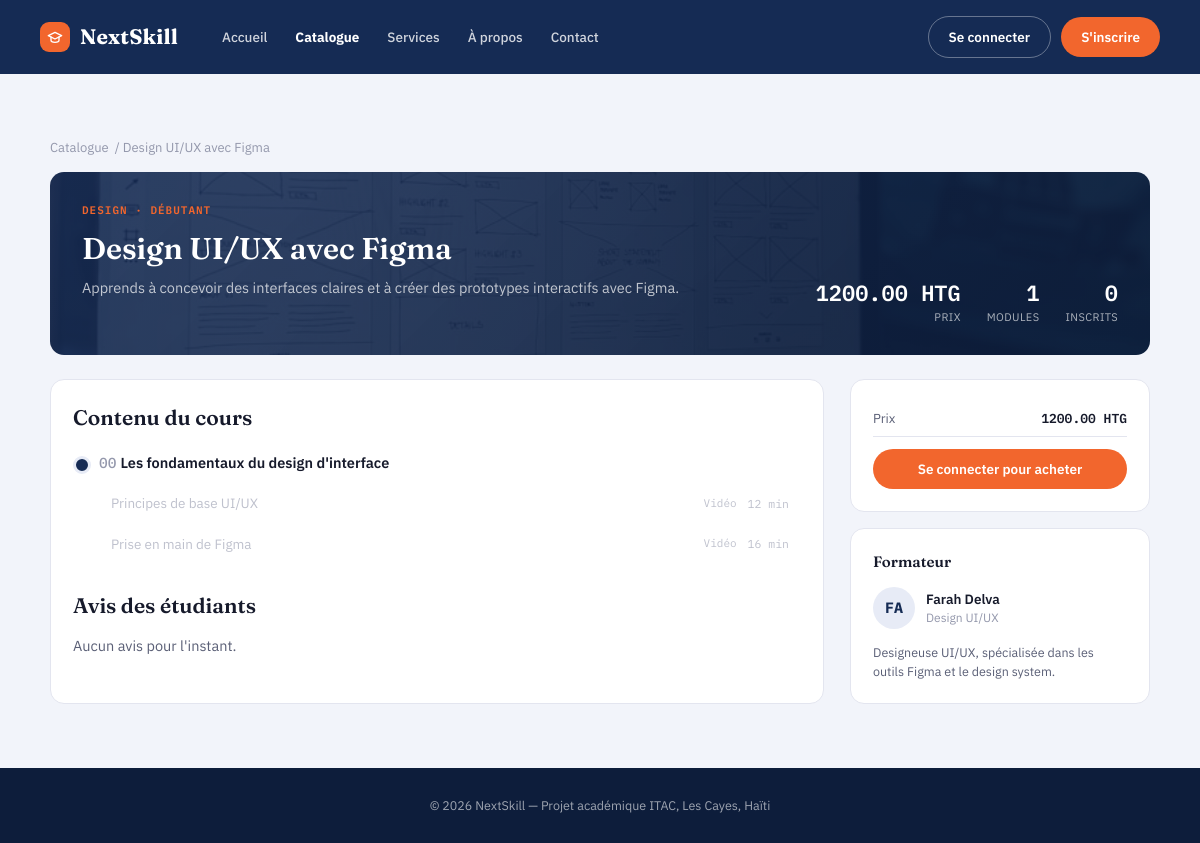
Screenshot of /cours/design-uiux-avec-figma/ with the database file from the repository.
### courses/models.py (models this page shows, shortened)
class Cours(models.Model):
    class Niveau(models.TextChoices):  # niveau de difficulté affiché sur la fiche cours
        DEBUTANT = "debutant", "Débutant"
        INTERMEDIAIRE = "intermediaire", "Intermédiaire"
        AVANCE = "avance", "Avancé"
    class Statut(models.TextChoices):  # cycle de vie d'un cours, du brouillon à la publication
        BROUILLON = "brouillon", "Brouillon"
        EN_ATTENTE = "en_attente", "En attente de validation"  # soumis par le formateur, attend l'admin
        PUBLIE = "publie", "Publié"  # visible dans le catalogue public
        REJETE = "rejete", "Rejeté"  # refusé par l'administration
    titre = models.CharField(max_length=200)
    slug = models.SlugField(max_length=220, unique=True, blank=True)  # généré automatiquement dans save(), jamais saisi à la main
    description = models.TextField()  # obligatoire, contrairement à celle de Categorie
    niveau = models.CharField(max_length=20, choices=Niveau.choices, default=Niveau.DEBUTANT)
    langue = models.CharField(max_length=50, default="Français")
    prix = models.DecimalField(
        max_digits=8,  # jusqu'à 999999.99
        decimal_places=2,
        default=Decimal("0.00"),
        help_text="Prix du cours en gourdes. 0 = cours gratuit.",
    )
    image_couverture = models.ImageField(upload_to="cours/couvertures/", blank=True, null=True)  # affichée dans le catalogue et le détail
    statut = models.CharField(max_length=20, choices=Statut.choices, default=Statut.BROUILLON)
    date_creation = models.DateTimeField(auto_now_add=True)  # figée à la création
    date_maj = models.DateTimeField(auto_now=True)  # mise à jour à chaque save()
    formateur = models.ForeignKey(
        settings.AUTH_USER_MODEL,
        on_delete=models.CASCADE,  # si le formateur est supprimé, ses cours le sont aussi
        related_name="cours_crees",  # permet d'écrire utilisateur.cours_crees.all()
        limit_choices_to={"role": "formateur"},  # limite le champ dans l'admin aux comptes formateur
    )
    categorie = models.ForeignKey(
        Categorie,
        on_delete=models.PROTECT,  # empêche de supprimer une catégorie tant qu'un cours y est rattaché
        related_name="cours",
    )
    class Meta:
        verbose_name = "Cours"
        verbose_name_plural = "Cours"  # identique au singulier ("des cours"), sinon Django afficherait "Courss"
        ordering = ["-date_creation"]  # les plus récents en premier
    def save(self, *args, **kwargs):
        if not self.slug:  # ne régénère jamais un slug déjà existant, pour ne pas casser les URLs déjà partagées
            self.slug = slugify(self.titre)
        super().save(*args, **kwargs)  # enregistrement réel en base, délégué au parent
    @property
    def nombre_inscrits(self):
        return self.inscriptions.count()  # related_name défini sur Inscription.cours (app enrollments)
    @property
    def nombre_modules(self):
        return self.modules.count()  # related_name défini sur Module.cours ci-dessous

class Categorie(models.Model):
    nom = models.CharField(max_length=100, unique=True)  # unique pour éviter les doublons de catégorie
    description = models.TextField(blank=True)  # facultative
    class Meta:
        verbose_name = "Catégorie"
        verbose_name_plural = "Catégories"
        ordering = ["nom"]  # tri alphabétique par défaut

class Module(models.Model):
    titre = models.CharField(max_length=200)
    ordre = models.PositiveIntegerField(
        default=0,
        help_text="Définit la position du module dans le cours (0, 1, 2...).",
    )
    cours = models.ForeignKey(
        Cours,
        on_delete=models.CASCADE,  # si le cours est supprimé, ses modules le sont aussi
        related_name="modules",
    )
    class Meta:
        verbose_name = "Module"
        verbose_name_plural = "Modules"
        ordering = ["cours", "ordre"]  # affichage dans l'ordre pédagogique voulu par le formateur
        unique_together = ("cours", "ordre")  # deux modules d'un même cours ne peuvent pas partager le même ordre

class Lecon(models.Model):
    class TypeContenu(models.TextChoices):  # détermine quel champ contient le vrai contenu (fichier ou texte)
        VIDEO = "video", "Vidéo"
        PDF = "pdf", "PDF"
        TEXTE = "texte", "Texte"
    titre = models.CharField(max_length=200)
    type_contenu = models.CharField(max_length=10, choices=TypeContenu.choices)
    fichier = models.FileField(
        upload_to="lecons/fichiers/",
        blank=True,  # vide si type_contenu = texte
        null=True,
        help_text="Vidéo (mp4) ou PDF selon le type_contenu.",
    )
    contenu_texte = models.TextField(
        blank=True,  # vide si type_contenu = video/pdf
        help_text="Utilisé uniquement si type_contenu = texte.",
    )
    duree_minutes = models.PositiveIntegerField(blank=True, null=True)  # facultatif, informatif uniquement
    ordre = models.PositiveIntegerField(default=0)
    module = models.ForeignKey(
        Module,
        on_delete=models.CASCADE,  # si le module est supprimé, ses leçons le sont aussi
        related_name="lecons",
    )
    class Meta:
        verbose_name = "Leçon"
        verbose_name_plural = "Leçons"
        ordering = ["module", "ordre"]  # affichage dans l'ordre pédagogique voulu par le formateur
        unique_together = ("module", "ordre")  # deux leçons d'un même module ne peuvent pas partager le même ordre

### accounts/models.py (models this page shows, shortened)
class Utilisateur(AbstractUser):
    class Role(models.TextChoices):  # énumération des rôles possibles (valeur stockée, libellé affiché)
        ETUDIANT = "etudiant", "Étudiant"  # rôle par défaut à l'inscription
        FORMATEUR = "formateur", "Formateur"  # crée et gère des cours
        ADMIN = "admin", "Administrateur"  # valide les cours et supervise la plateforme
    role = models.CharField(
        max_length=20,  # assez long pour contenir la plus longue valeur ("formateur")
        choices=Role.choices,  # limite les valeurs possibles aux 3 rôles définis ci-dessus
        default=Role.ETUDIANT,  # tout nouvel utilisateur est étudiant sauf indication contraire
        help_text="Détermine les permissions et l'interface affichée à l'utilisateur.",
    )
    photo_profil = models.ImageField(
        upload_to="profils/",  # sous-dossier de MEDIA_ROOT où sont stockées les photos
        blank=True,  # facultatif dans les formulaires
        null=True,  # peut être vide en base de données
    )
    bio = models.TextField(
        blank=True,  # facultatif : tous les utilisateurs n'ont pas besoin d'une bio
        help_text="Utilisé principalement pour la page publique d'un formateur.",
    )
    specialite = models.CharField(
        max_length=150,
        blank=True,  # requis uniquement pour un formateur (validé côté formulaire, pas ici)
        help_text="Domaine d'expertise du formateur (ex: Développement web, Data Science).",
    )
    date_inscription = models.DateTimeField(auto_now_add=True)  # rempli automatiquement à la création, jamais modifié ensuite
    class Meta:
        verbose_name = "Utilisateur"  # nom singulier affiché dans l'admin Django
        verbose_name_plural = "Utilisateurs"  # nom pluriel affiché dans l'admin Django
        ordering = ["-date_inscription"]  # les plus récents inscrits apparaissent en premier

### courses/views.py (the view, shortened to what this page needs)
# urls.py: path("cours/<slug:slug>/", views.detail_cours, name="detail"),  # fiche détaillée d'un cours
def detail_cours(request, slug):
    cours = get_object_or_404(
        Cours.objects.select_related("categorie", "formateur").prefetch_related(
            "modules__lecons", "modules__quiz"  # précharge modules+leçons+quiz en 2 requêtes au lieu d'une par module
        ),
        slug=slug,
        statut=Cours.Statut.PUBLIE,  # un cours non publié renvoie une 404, même pour son propre formateur
    )
    stats = cours.avis.aggregate(note_moyenne=Avg("note"))  # moyenne des notes, None si aucun avis
    inscription = None
    lecons_terminees = set()
    mon_avis = None
    return render(
        request,
        "courses/detail.html",
        {
            "cours": cours,
            "avis_liste": cours.avis.select_related("etudiant"),
            "note_moyenne": stats["note_moyenne"],
            "inscription": inscription,
            "lecons_terminees": lecons_terminees,
            "mon_avis": mon_avis,
        },
    )

### courses/templates/courses/detail.html (shortened to what this page needs)
{% extends "pages/base.html" %}
{% block content %}
<section class="section" id="cours-detail">
  <div class="breadcrumb"><a href="{% url 'courses:catalogue' %}">Catalogue</a> / {{ cours.titre }}</div>
  <div class="course-hero"{% if cours.image_couverture %} style="background-image:linear-gradient(135deg, rgba(21,43,84,.88), rgba(13,29,59,.92)), url('{{ cours.image_couverture.url }}');"{% endif %}>
    <div>
      <span class="eyebrow" style="color:var(--accent);">{{ cours.categorie.nom }} · {{ cours.get_niveau_display }}</span>
      <h1>{{ cours.titre }}</h1>
      <p class="subtitle">{{ cours.description }}</p>
    </div>
    <div class="hero-stats">
      <div class="hero-stat">
        <div class="num">{% if cours.prix == 0 %}Gratuit{% else %}{{ cours.prix }} HTG{% endif %}</div>
        <div class="lbl">Prix</div>
      </div>
      <div class="hero-stat"><div class="num">{{ cours.nombre_modules }}</div><div class="lbl">Modules</div></div>
      <div class="hero-stat"><div class="num">{{ cours.nombre_inscrits }}</div><div class="lbl">Inscrits</div></div>
    </div>
  </div>
  <div class="detail-layout">
    <div class="card">
      <h2 style="margin-bottom:18px;">Contenu du cours</h2>
      <div class="module-rail">
        {% for module in cours.modules.all %}
          <div class="module-block">
            <div class="module-head"><span class="mod-index">{{ forloop.counter0|stringformat:"02d" }}</span>{{ module.titre }}</div>
            {% for lecon in module.lecons.all %}
              {% if inscription %}
                <a class="lesson-row" href="{% url 'courses:lecon' cours.slug lecon.id %}">
                  <span class="lesson-title">
                    {% if lecon.id in lecons_terminees %}
                      <svg width="12" height="12" viewBox="0 0 24 24" fill="none" stroke="var(--done)" stroke-width="3" stroke-linecap="round" stroke-linejoin="round" style="vertical-align:-1px;margin-right:3px;"><polyline points="20 6 9 17 4 12"/></svg>
                    {% endif %}{{ lecon.titre }}
                  </span>
                  <span class="lesson-type">{{ lecon.get_type_contenu_display }}</span>
                  {% if lecon.duree_minutes %}<span class="lesson-duration">{{ lecon.duree_minutes }} min</span>{% endif %}
                </a>
              {% else %}
                <div class="lesson-row locked">
                  <span class="lesson-title">{{ lecon.titre }}</span>
                  <span class="lesson-type">{{ lecon.get_type_contenu_display }}</span>
                  {% if lecon.duree_minutes %}<span class="lesson-duration">{{ lecon.duree_minutes }} min</span>{% endif %}
                </div>
              {% endif %}
            {% endfor %}
          </div>
        {% empty %}
          <p class="subtitle">Le contenu de ce cours sera bientôt disponible.</p>
        {% endfor %}
      </div>
      <div class="section-title-row" style="margin:26px 0 14px;">
        <h2 style="margin:0;">Avis des étudiants</h2>
      </div>
      {% if avis_liste %}
        {% for avis in avis_liste %}
          <div style="border-bottom:1px solid var(--line);padding:10px 0;">
            <div class="rating-row"><span class="stars">★</span> {{ avis.note }}/5 — <strong>{{ avis.etudiant.username }}</strong></div>
            {% if avis.commentaire %}<p style="font-size:13px;color:var(--ink-soft);margin:4px 0 0;">{{ avis.commentaire }}</p>{% endif %}
          </div>
        {% endfor %}
      {% else %}
        <p class="subtitle" style="margin:0;">Aucun avis pour l'instant.</p>
      {% endif %}
    </div>
    <div>
      <div class="card side-card" style="margin-bottom:16px;">
        <div class="stat-line">
          <span class="lbl">Prix</span>
          <span class="val">{% if cours.prix == 0 %}Gratuit{% else %}{{ cours.prix }} HTG{% endif %}</span>
        </div>
        {% if inscription %}
          <div class="stat-line"><span class="lbl">Ta progression</span><span class="val">{{ inscription.progression_pourcentage }}%</span></div>
          {% if inscription.statut == "termine" %}
            <a class="btn btn-primary btn-block btn-icon-text" style="margin-top:12px;" href="{% url 'enrollments:apercu_certificat' inscription.id %}">
              <svg width="14" height="14" viewBox="0 0 24 24" fill="none" stroke="currentColor" stroke-width="2" stroke-linecap="round" stroke-linejoin="round"><path d="M22 10L12 5 2 10l10 5 10-5z"/><path d="M6 12v5c0 1.5 2.5 3 6 3s6-1.5 6-3v-5"/></svg>
              Voir mon certificat
            </a>
          {% else %}
            {% with premiere_lecon=cours.modules.first.lecons.first %}
              {% if premiere_lecon %}
                <a class="btn btn-primary btn-block" style="margin-top:12px;" href="{% url 'courses:lecon' cours.slug premiere_lecon.id %}">Continuer le cours</a>
              {% endif %}
            {% endwith %}
          {% endif %}
        {% else %}
          <a class="btn btn-primary btn-block" style="margin-top:12px;" href="{% url 'accounts:connexion' %}?next={{ request.path }}">Se connecter pour acheter</a>
        {% endif %}
      </div>
      <div class="card side-card">
        <h2>Formateur</h2>
        <div class="instructor">
          <div class="avatar-lg">{{ cours.formateur.username|slice:":2"|upper }}</div>
          <div>
            <div class="instructor-name">{{ cours.formateur.get_full_name|default:cours.formateur.username }}</div>
            <div class="instructor-role">{{ cours.formateur.specialite|default:"Formateur NextSkill" }}</div>
          </div>
        </div>
        {% if cours.formateur.bio %}
          <p style="font-size:12.5px;color:var(--ink-soft);margin:0;">{{ cours.formateur.bio }}</p>
        {% endif %}
      </div>
    </div>
  </div>
</section>
{% endblock %}

### rows the page displays
Cours: titre "Design UI/UX avec Figma", image_couverture (picture), categorie.nom "DESIGN", niveau "DÉBUTANT", description "Apprends à concevoir des interfaces claires et à créer des prototypes interactifs avec Figma.", prix "1200.00", nombre_modules "1", nombre_inscrits "0", formateur.username "FA", formateur.get_full_name "Farah Delva", formateur.specialite "Design UI/UX", formateur.bio "Designeuse UI/UX, spécialisée dans les outils Figma et le design system."
Module: titre "Les fondamentaux du design d'interface"
Lecon: titre "Principes de base UI/UX", type_contenu "Vidéo", duree_minutes "12"
Lecon: titre "Prise en main de Figma", type_contenu "Vidéo", duree_minutes "16"
